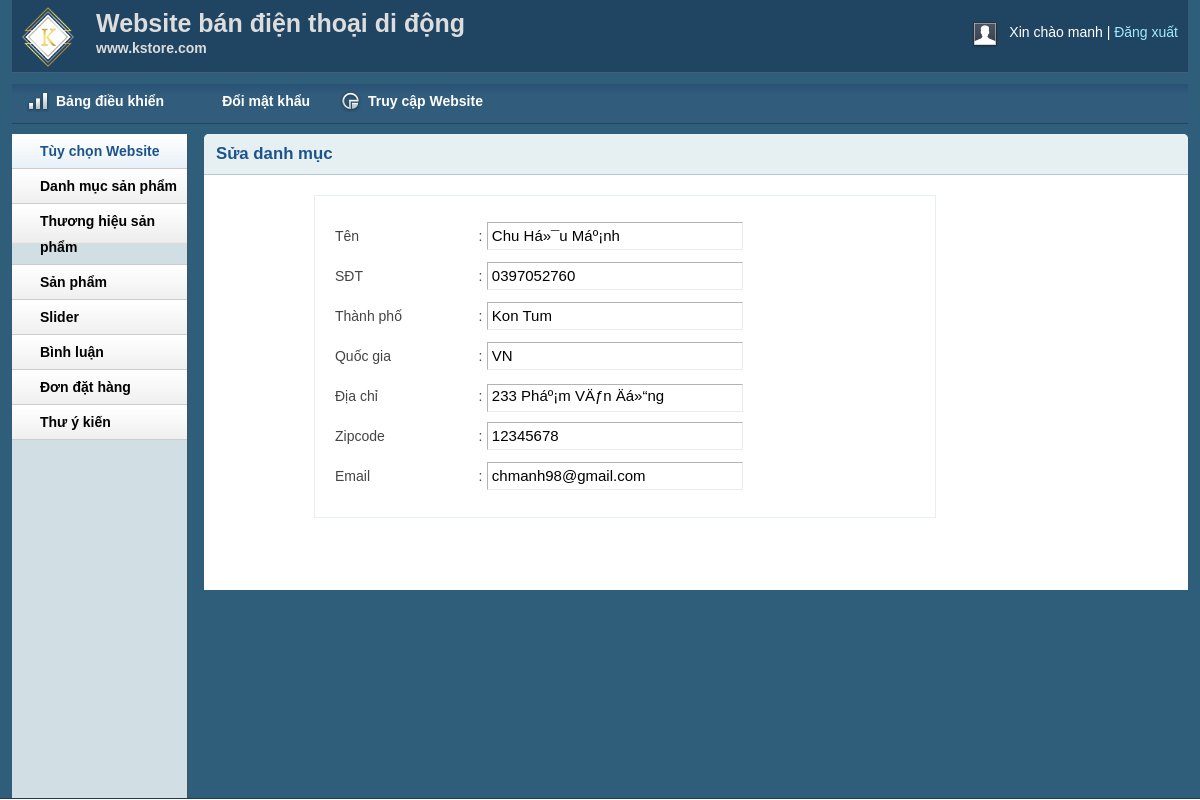
The app's page /DoAn/admin/customer.php?customerid=3 (signed in) with its own data.
### tables this page shows
CREATE TABLE IF NOT EXISTS `tbl_customer` (
`id` int(11) NOT NULL,
  `name` varchar(200) NOT NULL,
  `address` varchar(200) NOT NULL,
  `city` varchar(30) NOT NULL,
  `country` varchar(30) NOT NULL,
  `zipcode` varchar(30) NOT NULL,
  `phone` varchar(30) NOT NULL,
  `email` varchar(50) NOT NULL,
  `password` varchar(200) NOT NULL
);

### DoAn/lib/database.php (called while the page is built, shortened)
<?php
Class Database{
   public $host   = DB_HOST;
   public $user   = DB_USER;
   public $pass   = DB_PASS;
   public $dbname = DB_NAME;
   public $link;
private function connectDB(){
   $this->link = new mysqli($this->host, $this->user, $this->pass,
    $this->dbname);
 }
public function select($query){
  $result = $this->link->query($query) or
   die($this->link->error.__LINE__);
  if($result->num_rows > 0){
    return $result;
  } else {
    return false;
  }
 }
}

### DoAn/classes/customer.php (called while the page is built, shortened)
<?php
	$filepath = realpath(dirname(__FILE__));
	include_once ($filepath.'/../lib/database.php');
?>
<?php
	class customer
	{
		private $db;
		public function __construct()
		{
			$this->db = new Database();
		}
		public function show_customers($id){
			$query = "SELECT * FROM tbl_customer WHERE id='$id'";
			$result = $this->db->select($query);
			return $result;
		}
	}
?>

### DoAn/admin/customer.php (the view, shortened to what this page needs)
<?php include 'inc/header.php';?>
<?php include 'inc/sidebar.php';?>
<?php
$filepath = realpath(dirname(__FILE__));
include_once ($filepath.'/../classes/customer.php');
 ?>
<?php
    if(!isset($_GET['customerid']) || $_GET['customerid']==NULL){
       echo "<script>window.location ='inbox.php'</script>";
    }else{
         $id = $_GET['customerid'];
    }
     $cs = new customer();
?>
        <div class="grid_10">
            <div class="box round first grid">
                <h2>Sửa danh mục</h2>
               <div class="block copyblock">
                <?php
                    $get_customer = $cs->show_customers($id);
                    if($get_customer){
                        while($result = $get_customer->fetch_assoc()){
                ?>
                 <form action="" method="post">
                    <table class="form">
                        <tr>
                            <td>Tên</td>
                            <td>:</td>
                            <td>
                                <input type="text" readonly="readonly" value="<?php echo $result['name'] ?>" name="catName" class="medium" />
                            </td>
                        </tr>
                        <tr>
                            <td>SĐT</td>
                            <td>:</td>
                            <td>
                                <input type="text" readonly="readonly" value="<?php echo $result['phone'] ?>" name="catName" class="medium" />
                            </td>
                        </tr>
                        <tr>
                            <td>Thành phố</td>
                            <td>:</td>
                            <td>
                                <input type="text" readonly="readonly" value="<?php echo $result['city'] ?>" name="catName" class="medium" />
                            </td>
                        </tr>
                        <tr>
                            <td>Quốc gia</td>
                            <td>:</td>
                            <td>
                                <input type="text" readonly="readonly" value="<?php echo $result['country'] ?>" name="catName" class="medium" />
                            </td>
                        </tr>
                         <tr>
                            <td>Địa chỉ</td>
                            <td>:</td>
                            <td>
                                <input type="text" readonly="readonly" value="<?php echo $result['address'] ?>" name="catName" class="medium" />
                            </td>
                        </tr>
                        <tr>
                            <td>Zipcode</td>
                            <td>:</td>
                            <td>
                                <input type="text" readonly="readonly" value="<?php echo $result['zipcode'] ?>" name="catName" class="medium" />
                            </td>
                        </tr>
                        <tr>
                            <td>Email</td>
                            <td>:</td>
                            <td>
                                <input type="text" readonly="readonly" value="<?php echo $result['email'] ?>" name="catName" class="medium" />
                            </td>
                        </tr>
                    </table>
                </form>
                <?php
                }
            }
                ?>
                </div>
            </div>
        </div>
<?php include 'inc/footer.php';?>

### DoAn/admin/css/text.css (style rules this page uses)
body { font: 13px/1.5 Tahoma, Helvetica, Arial, 'Liberation Sans', FreeSans, sans-serif; }
h2 { font-size: 23px; }
p, dl, hr, h1, h2, h3, h4, h5, h6, ol, ul, pre, table, address, fieldset { margin-bottom: 20px; }

### DoAn/admin/css/grid.css (style rules this page uses)
.grid_1, .grid_2, .grid_3, .grid_4, .grid_5, .grid_6, .grid_7, .grid_8, .grid_9, .grid_10, .grid_11, .grid_12, .grid_13, .grid_14, .grid_15, .grid_16 { display: inline; float: left; margin-left: 1%; margin-right: 1%; }
.container_12 .grid_10 { width: 81.333%; }

### DoAn/admin/css/layout.css (style rules this page uses)
body { background: #fff none repeat scroll 0 0; color: #444; font-size: 14px; padding: 0; }
h1, h2, h3, h4, h5, h6 { line-height:1.2em; margin-bottom:.3em; }
h2 { margin-top:1em; }
.box { background:#fff; margin-bottom:20px; padding:10px 10px 10px 10px; margin-left:-8px; }
.box.grid { padding-bottom:40px; }
.box.round { -moz-border-radius: 5px 5px 0px 0px; -webkit-border-radius: 5px 5px 0px 0px; border-radius: 5px 5px 0px 0px; }
.box h2 { font-size:1.2em; font-weight:bold; color:#1B548D; background:#E6F0F3; margin:-10px -10px 0 -10px; padding:10px 12px; border-bottom:1px solid #B3CBD6; -moz-border-radius: 5px 5px 0px 0px; -webkit-border-radius: 5px 5px 0px 0px; border-radius: 5px 5px 0px 0px; }
.box.first { min-height: 406px; }
.block { padding-top:20px; }
.copyblock { border: 1px solid #e6f0f3; line-height: 32px; margin-left: 100px; margin-top: 20px; padding-left: 20px; width: 600px; }
table.form { width:100%; }
table.form td { padding:4px 0px; }
table.form input, table.form select { font-size: 15px; padding: 4px 4px 5px 4px; border-top: 1px solid #b3b3b3; border-left: 1px solid #b3b3b3; border-right: 1px solid #eaeaea; border-bottom: 1px solid #eaeaea; }
input.medium { width: 55%; }
.block { padding-bottom:1px; }

### records on screen
tbl_customer: catName "Chu Há»¯u Máº¡nh", catName "0397052760", catName "Kon Tum", catName "VN", catName "233 Pháº¡m VÄƒn Äá»“ng", catName "12345678", catName "chmanh98@gmail.com"

### other values on screen
Session::get('adminName') "manh"
